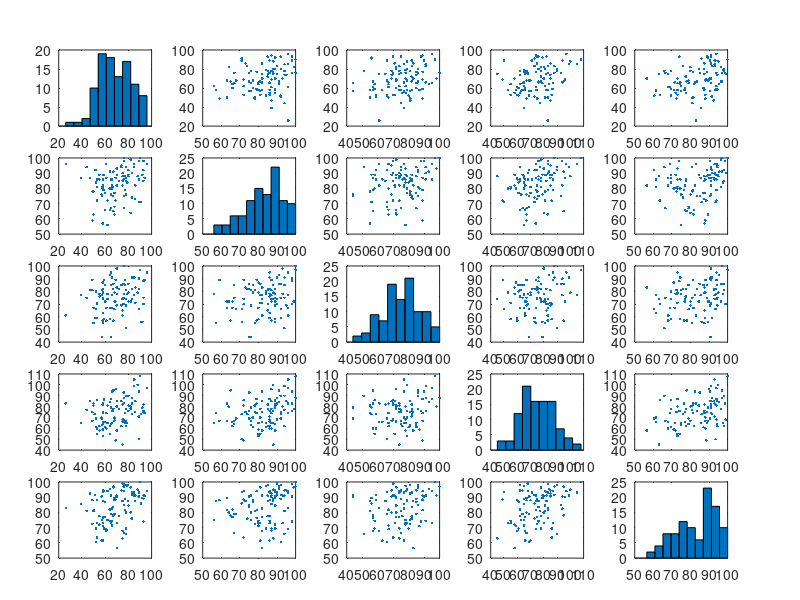
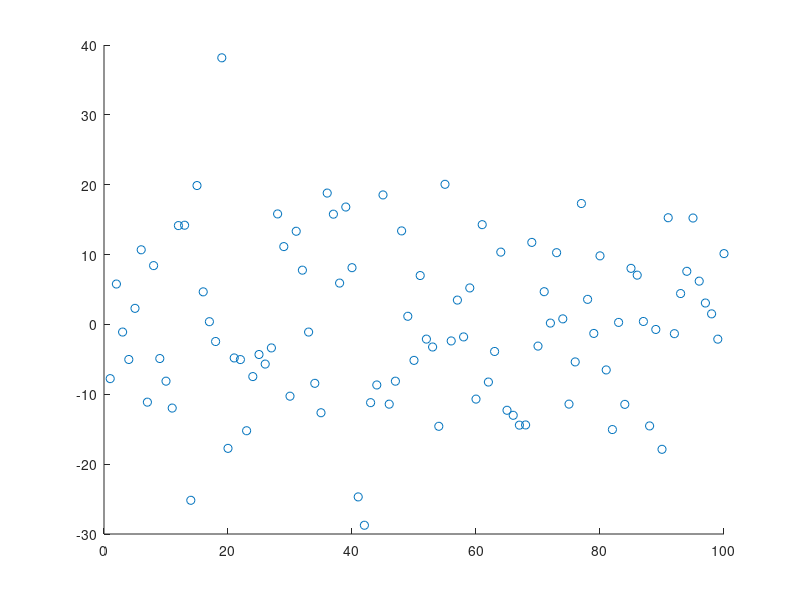

Here is the MATLAB script that generated these plots, in order:
%% Max Kramer
% I affirm that I have adhered to the honor code on this assignment

%%
% _Hello again, scientist! I'll do all my writing in italics, and problems for you will be in *bold.*
% Comment your code, and_ explain your ideas in plaintext. _As a general rule, I expect
% you to do at least as much writing as I do. Code should be part of your solution, but
% I expect variables to be clear and explanation to involve complete sentences.
% Cite your sources; if you work with someone in the class on a problem,
% that's an extremely important source. Don't work alone._

%% Problem F.08: Interpret the grades.
% _*This problem assumes that you have mostly completed F.07.*_

grades = csvread('grades2017.csv');
figure;
plotmatrix(grades)

m = mean(grades)

%%
% _What you're looking at is the performance of the top 100 students in a
% mainstream Calculus I class on five exams: Exam 1, Exam 2, Exam 3, Exam
% 4, and Final. They covered limits, derivatives, optimization, integrals, and
% everything. While it's clear that each pair of exams is
% generally positively correlated, 
% it's also clear that scores are all over the place._

[U,S,V] = svd(grades-m,'econ'); % this is the PCA

%%
% _Real-world social science data is messy._

v=diag(S).^2; v=(v/sum(v))'*100

%%
% _Unlike the flower problem, we really do want to keep and interpret
% multiple principal components this time; the first principal component
% explains less than half of the variance. There seems to be a large drop
% in explanatory power after the third principal component, so let's try to
% do a three-dimensional analysis._

V(:,1:3)

%%
% _The first principal component is positively correlated with all five
% exams; not surprisingly, a one-dimensional interpretation of
% the data set is that some students did well all semester and other
% students didn't. The second and third are more interesting. The second
% column of V has a large positive loading for exam 1 and a very large
% negative loading for exam 4, and the third column has a negative loading
% for exam 1 and a large positive loading for exam 3. Principal components
% are orthogonal bases, so they're only determined up to a plus or minus
% sign; I think it makes sense to flip the sign of the second component.
% That way positive factor scores are all "good," though for different
% reasons. A positive first score means that a student did well overall,
% while positive second and third scores reflect improvement over the
% course of the semester. (We could add the second and third scores to 
% create a single "overall improvement" score, but that would no longer be
% a PCA because a linear combination of eigenvectors is almost never an
% eigenvector. More on this in the next problem.)_

V(:,2)=-V(:,2); U(:,2)=-U(:,2);
V(:,1:3)

grades(60,:) % I chose this student pretty much at random

%%
% _At a glance, it looks to me like Student 60 did pretty well overall
% but dropped off towards the end of the semester. Let's see what our model
% thinks._

rot = (grades-m)*V; % this is the rotated data
rot(60,:)

%%
% _Looks good to me. Their score on the first principal component is positive,
% the second is negative, and the third is positive. Let's take a deeper
% look at the data by plotting the factor scores for the second component.
% (If you run this section instead of publishing it, you can click on
% individual data points.)_

figure;
scatter(1:100,rot(:,2))

%%
% _*Find the students with the largest negative, and largest positive,
% second component scores. Show me their raw grades.*
% Both of these students have a low-C average, but to me it feels like there's a huge
% qualitative difference that overall average alone doesn't see._

largest_neg = min(rot(:,2)) % student 42
largest_pos = max(rot(:,2)) % student 19

grades(42,:)
grades(19,:)


%%
% _Okay, now let's use this data to make predictions. Check out the last principal
% component._

P=V(:,5)

%%
% _By definition, this vector is orthogonal to the first four principal
% components. That means that you can describe the first four components
% using the normal equation P'*x = 0, which lets you solve for a missing exam
% score. *Write down a "master equation" that predicts the final exam score
% as a linear combination of the first four.* The coefficients might seem
% weird. If you do it right, it should say that the coefficient on the
% second exam will be quite negative. But this is still the best that a
% linear analysis can do, and that makes sense if you think about
% it -- the second exam was on derivatives and had the highest average of
% the four midterms, so it's not surprising that students who do well on
% the comprehensive final have a disproportional mastery of the rest of the
% content in Calc 1._

P'

%%
% The master equation is formed by multiplying the components of P' by the
% exam scores. The master equation is
% (0.1262*e1)-(0.5923*e2)+(0.2464*e3)+(0.4859*e4)-(0.5801*e5) = 0. This can
% be rewritten as ((0.1262*e1)-(0.5923*e2)+(0.2464*e3)+(0.4859*e4))/(0.5801)
% = e5.

%%
% _One of my colleagues at Maryland offered his students the following
% "deal": if you got a B average on the midterms, you could take a B on the final
% without sitting for it. He was lazy and this is an absolutely terrible deal.
% *Show that if you earn an 85 on each of Exams 1-4, then your predicted
% score on the final is actually a 97.* Once again, if you're getting weird
% and broken numbers, remember that PCA only applies to mean-centered
% data._

scores = [85;85;85;85];
scores_mc = scores' - m(1:4);


Es = P(1:4)';

deviation = (Es * scores_mc')/(-P(5)) % master equation finds deviation on e5 from mean

m(5) + deviation

%%
% The first step was to mean center the data. The four exam scores had the
% means on exams 1-4 subtracted and saved as scores_mc. Then the scores
% and values from P' (called Es) were input into the master equation found
% above and solved for a deviation from e5. That deviation added to the
% mean on the final exam resulted in a predicted exam score of 97.1804%.

%%
% _What I just showed you was an ethical use of PCA. Here's an unethical
% one. *Predict the final exam score of a student who earned midterm scores
% of 53, 86, 59, 60.* (It's not a passing grade.)_

scores2 = [53;86;59;60];
scores_mc2 = scores2' - m(1:4);


deviation2 = (Es * scores_mc2')/(-P(5))

m(5) + deviation2

%%
% The procedure was the exact same as the previous question with a
% different set of scores. This time, the deviation applied to the mean of
% the final exam resulted in a predicted exam score of 57.2156%.

%%
% _*Look at the grades of Student 16.* Real-world data is messy, and trying
% to use a classifier like this to predict the future in specific cases
% requires thought and care. I ran the numbers: the "master equation" you came up with
% correctly predicts a student's score on the final within one letter grade
% 50% of the time. (But this is still much better than just averaging their
% previous grades.)_

grades(16,:)

%%
% The actual final exam score for student 16 was 88. This is approximately 31%
% better than the predicted result from the analysis.